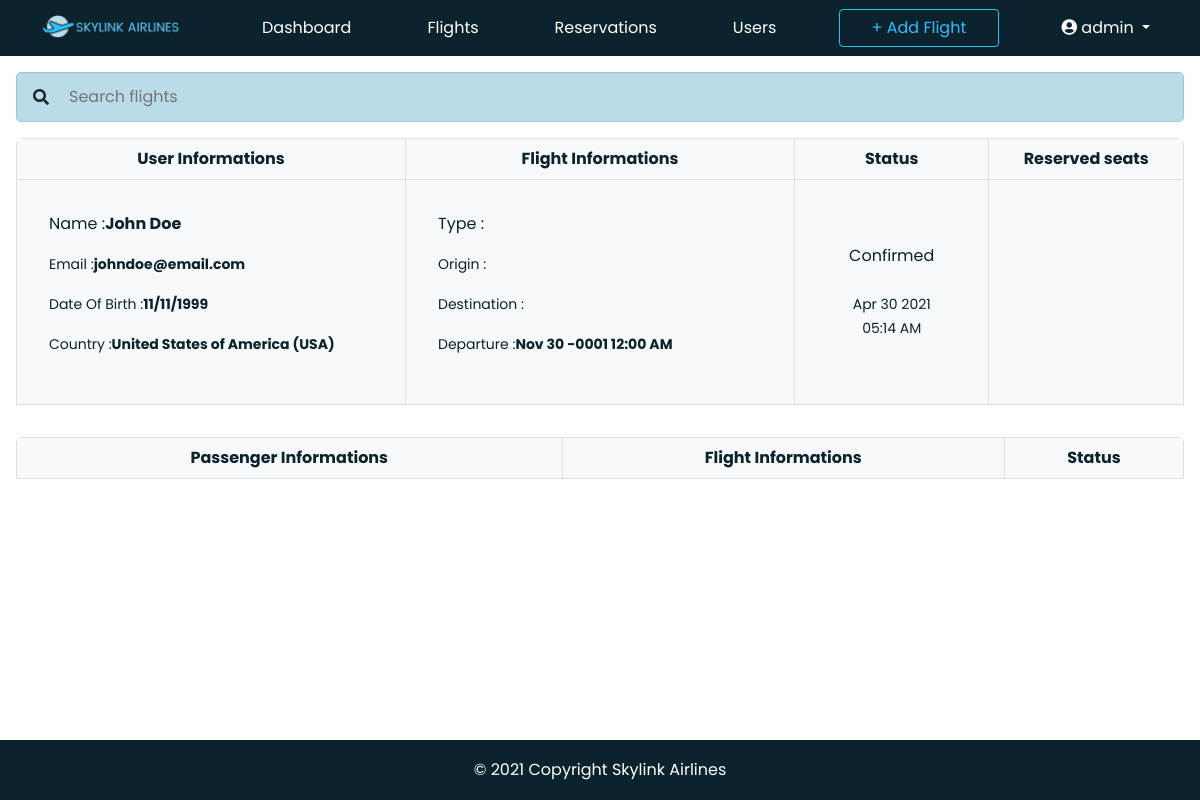
Page /admin/reservations.php (signed in) on the earlier database version.
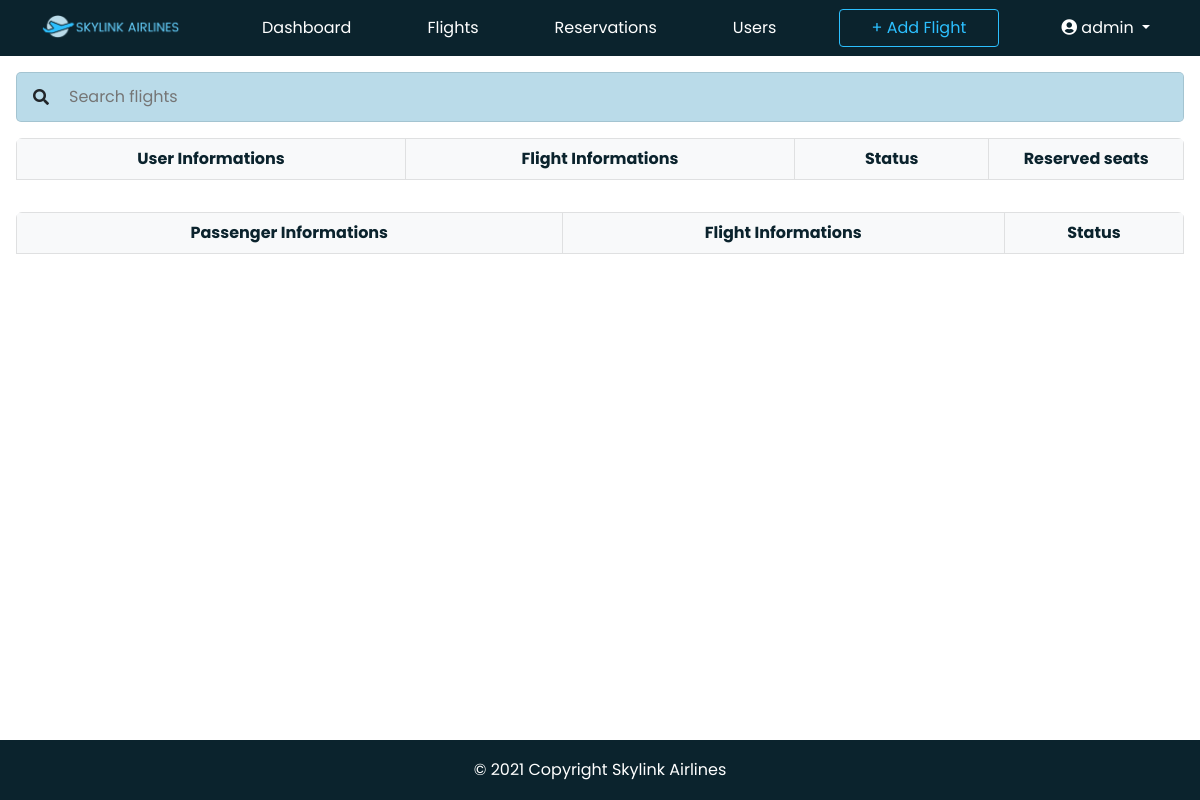
Same page on the later database version.
### tables this page shows
CREATE TABLE reservations (
    reserv_id INT PRIMARY KEY AUTO_INCREMENT NOT NULL,
    users_id INT NOT NULL,
    flight_id INT NOT NULL,
    reserv_type VARCHAR(128) NOT NULL,
    reserv_origin VARCHAR(128) NOT NULL,
    reserv_destination VARCHAR(128) NOT NULL,
    reserv_departure_time DATETIME NOT NULL,
    reserv_status VARCHAR(128) NOT NULL,
    reserv_seats INT NOT NULL,
    reserv_created_at TIMESTAMP NOT NULL DEFAULT CURRENT_TIMESTAMP,
    reserv_updated_at TIMESTAMP NOT NULL DEFAULT CURRENT_TIMESTAMP,
    FOREIGN KEY (users_id) REFERENCES users(users_id),
    FOREIGN KEY (flight_id) REFERENCES flights(flight_id)
);

CREATE TABLE users (
    users_id INT PRIMARY KEY AUTO_INCREMENT NOT NULL,
    users_firstname VARCHAR(128) NOT NULL,
    users_lastname VARCHAR(128) NOT NULL,
    users_email VARCHAR(128) NOT NULL UNIQUE,
    users_password VARCHAR(128) NOT NULL,
    users_dateofbirth DATE NOT NULL,
    users_country VARCHAR(128) NOT NULL,
    users_created_at TIMESTAMP NOT NULL DEFAULT CURRENT_TIMESTAMP
);

### app/core/Dbh.php (called while the page is built)
<?php
class Dbh {
    private $host = "localhost";
    private $user = "root";
    private $pwd = "";
    private $db_name = "skylink_db";
    protected function connect() {
        $dsn = 'mysql:host=' . $this->host . ';dbname=' . $this->db_name;
        $conn = new PDO($dsn, $this->user, $this->pwd);
        $conn->setAttribute(PDO::ATTR_DEFAULT_FETCH_MODE, PDO::FETCH_ASSOC);
        return $conn;
    }
}

### app/models/ReservModel.php (called while the page is built, shortened)
<?php
class ReservModel extends Dbh
{
    protected function getReservations()
    {
        $sql = "SELECT * FROM reservations
        INNER JOIN users
        ON users.users_id = reservations.users_id
        INNER JOIN flights
        ON flights.flight_id = reservations.flight_id
        ";
        $stmt = $this->connect()->query($sql);
        $results = $stmt->fetchAll();
        return $results;
    }
}

### app/views/ReservView.php (the view, shortened to what this page needs)
<?php
class ReservView extends ReservModel
{
    public function showReservations()
    {
        $results = $this->getReservations();
        echo "<div class='table-responsive m-3'>";
        echo "<table class='table table-bordered table-hover table-light table-striped align-middle id='reserv-list'>";
        echo "<thead>";
        echo "<tr>";
        echo "<th class='text-center col-md-4'>User Informations</th>";
        echo "<th class='text-center col-md-4'>Flight Informations</th>";
        echo "<th class='text-center col-md-2'>Status</th>";
        echo "<th class='text-center col-md-2'>Reserved seats</th>";
        echo "</tr>";
        echo "</thead>";
        echo "<tbody>";
        foreach ($results as $result) {
            echo "<tr>";
            echo "<td>";
            echo "<div class='row'>";
            echo "<div class='m-4'>";
            echo "<p>Name :<b>";
            echo $result['users_firstname'] . ' ' . $result['users_lastname'];
            echo "</b></p>";
            echo "<p><small>Email :<b>";
            echo $result['users_email'];
            echo "</small></b></p>";
            echo "<p><small>Date Of Birth :<b>";
            echo date('m/d/Y', strtotime($result['users_dateofbirth']));
            echo "</small></b></p>";
            echo "<p><small>Country :<b>";
            echo $result['users_country'];
            echo "</small></b></p>";
            echo "</div>";
            echo "</div>";
            echo "</td>";
            echo "<td>";
            echo "<div class='row'>";
            echo "<div class='m-4'>";
            echo "<p>Type :<b>";
            echo "</b></p>";
            echo "<p><small>Origin :<b>";
            echo "</small></b></p>";
            echo "<p><small>Destination :<b>";
            echo "</small></b></p>";
            echo "<p><small>Departure :<b>";
            echo date('M d Y h:i A', strtotime($result['reserv_departure_time']));
            echo "</small></b></p>";
            echo "</div>";
            echo "</div>";
            echo "<td class='text-center'>";
            echo $result['reserv_status'];
            echo "<br><br>";
            if ($_SESSION['reserv_status'] == 'Confirmed') {
                echo "<small>"; echo date('M d Y', strtotime($result['reserv_created_at'])); echo "</small><br>";
                echo "<small>"; echo date('h:i A', strtotime($result['reserv_created_at'])); echo "</small>";
            } else {
                echo "<small>"; echo date('M d Y', strtotime($result['reserv_updated_at'])); echo "</small><br>";
                echo "<small>"; echo date('h:i A', strtotime($result['reserv_updated_at'])); echo "</small>";
            }
            echo "</td>";
            echo "<td class='text-center'>";
            echo "</td>";
            echo "</tr>";
        }
        echo " </tbody>";
        echo "</table>";
        echo "</div>";
    }
}
?>

Differences in the rows shown:
removed reservations: users.users_firstname "John", users.users_lastname "Doe", users.users_email "johndoe@email.com", users.users_dateofbirth "11/11/1999", users.users_country "United States of America (USA)", reserv_departure_time "Nov 30 -0001 12:00 AM", reserv_status "Confirmed", reserv_created_at "Apr 30 2021", reserv_created_at "05:14 AM"
